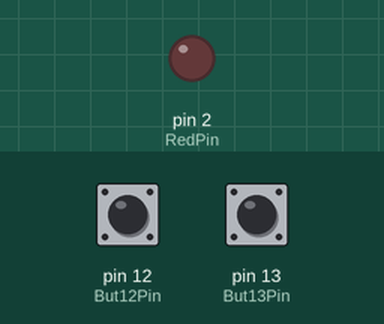
This sketch was run on a simulated Arduino Uno, built with avr-gcc and run on an emulated ATmega328P. On the bench: output pins drawn as LEDs (lit = HIGH). The inputs (shaded band) are chosen by the test bench; at power-on: pin 13 (But13Pin) LOW, pin 12 (But12Pin) LOW. What the sketch prints to the serial monitor is not drawn.

Above: at 1.2 s.
1.3 s: pin 13 (But13Pin) pulled HIGH for 1 s
At 3.1 s:
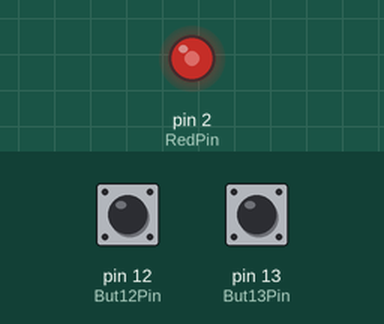
3.8 s: pin 12 (But12Pin) pulled HIGH for 0.15 s
At 4.12 s:
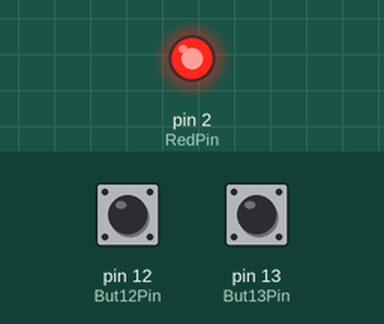
Timing chart, 0 to 12.9 s (numbered marks = the images above; inputs shaded):
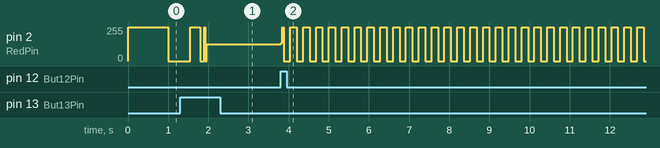

The sketch:

Ex2.ino
```cpp
/* Funções de registro */

int butPinAumenta;
int butPinDiminui;
int butAumenta;
int butDiminui;
int UltAumenta = 0;
int UltDiminui = 0;
int tempo = 1000;
int state = 1;
int tempo_change;
unsigned long old;
unsigned long now;

void button_listen(int Pin1, int Pin2){
  butPinAumenta = Pin1;  // pin passado deve gerar notificações
  butPinDiminui = Pin2;
  pinMode(butAumenta, INPUT);
  pinMode(butDiminui, INPUT);
  Serial.print("Botao de aumentar no pino ");
  Serial.println(butAumenta);
  Serial.print("Botao de diminuir no pino ");
  Serial.println(butDiminui);
}

void timer_set(int ms){
  tempo += ms;
  if(tempo <= 0){
    tempo = 0;
  }
}

/* Callbacks */
void button_changed(int pin, int v);
void timer_expired(void);

/* Programa principal */

void setup(){
  Serial.begin(9600);  //inicialização da API
  init();              //inicialização do usuário
}

void loop(){
  now = millis();
  if(now >= old + tempo){
    timer_expired();
  }

  butAumenta = digitalRead(butPinAumenta);
  butDiminui = digitalRead(butPinDiminui);

  if(butAumenta) {
    button_changed(butPinAumenta,butAumenta);
  }

  if(butDiminui) {
    button_changed(butPinDiminui,butDiminui);
  }

  if(butDiminui && butAumenta) {
    if(UltAumenta - UltDiminui < 500){
      button_changed(0,0);
      while(1);
    }
  }

}

#define RedPin 2
#define But13Pin 13
#define But12Pin 12

void button_changed(int pin, int v) {
  if(pin == butPinAumenta){
    tempo_change = -10;
    timer_set(tempo_change);
    UltAumenta = now;
  }
  else {
    tempo_change = 10;
    timer_set(tempo_change);
    UltDiminui = now;
  }
}

void init () {
  old = millis();
  button_listen(But13Pin,But12Pin);
  pinMode(RedPin, OUTPUT);
  digitalWrite(RedPin, state);
}

void timer_expired(void) {
  old = now;
  state = !state;
  digitalWrite(RedPin,state);
}
```

Measured:
- after the input at 3.8 s, pin 2 (RedPin): 127/255 → 133/255 at once, then moves between 0/255 and 255/255, repeating every 2.6 s
